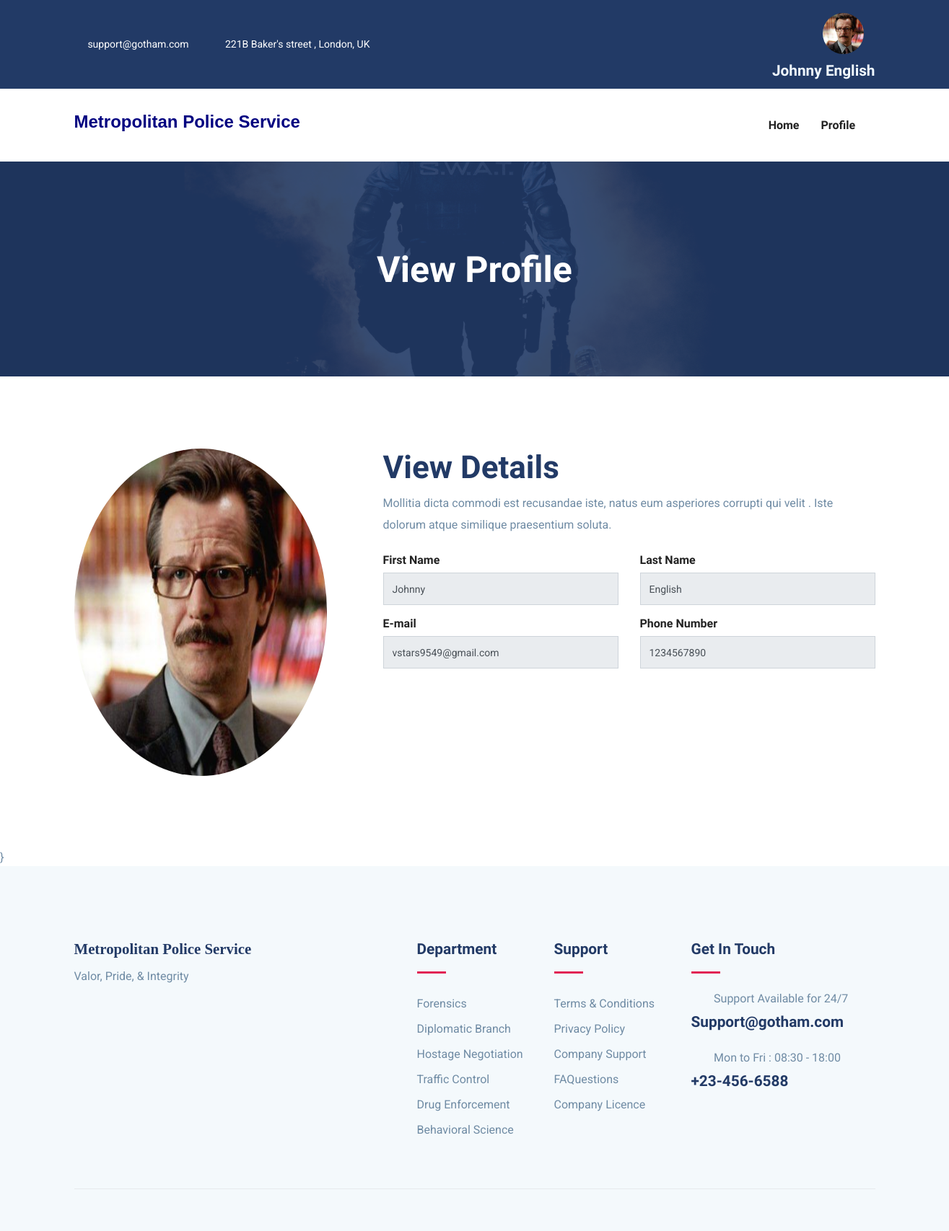
The page /view-profile/ (signed in) on the database as committed earlier.
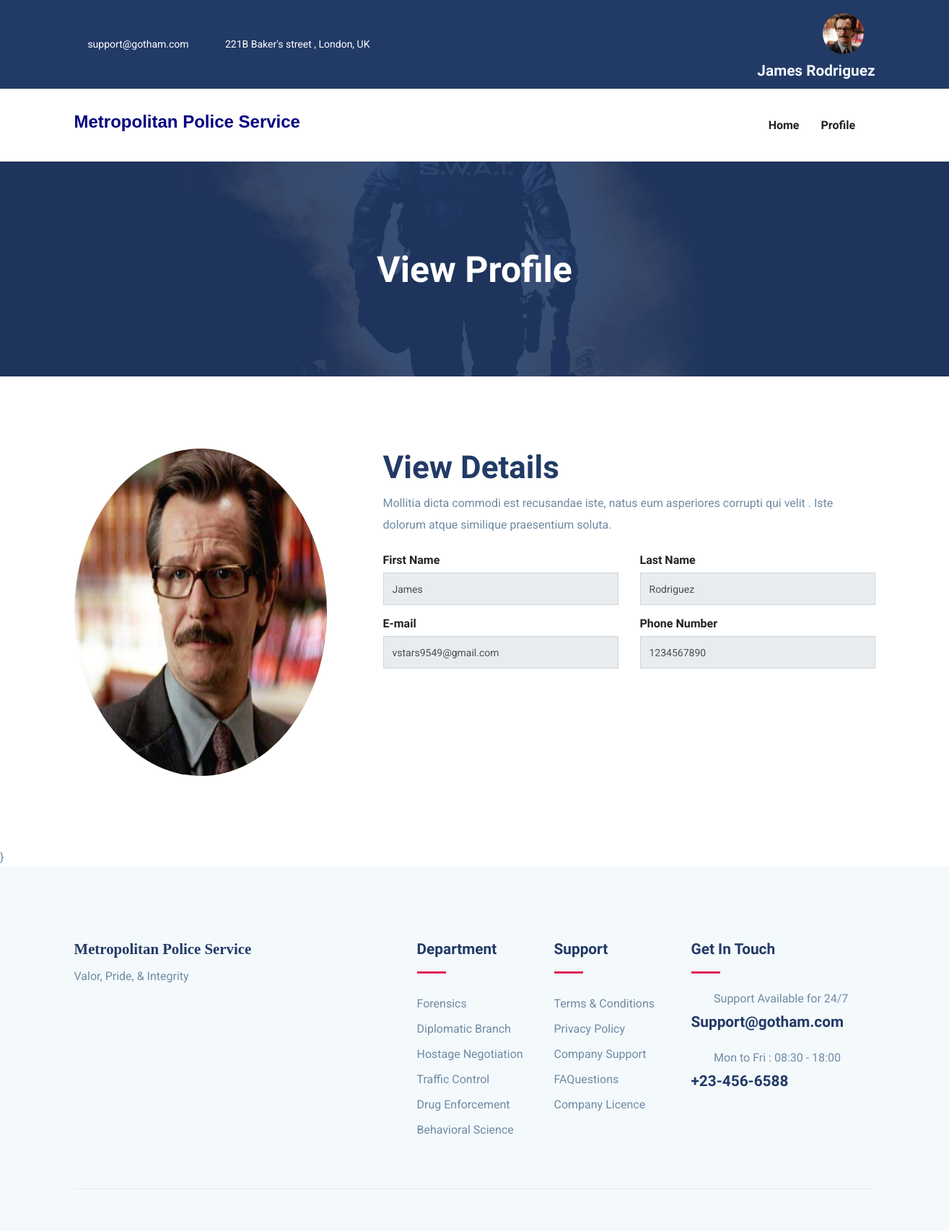
The same page on the database as committed later.
### myapp/models.py (models this page shows, shortened)
class User(models.Model):
    fname= models.CharField(max_length=40)
    lname= models.CharField(max_length=40)
    email= models.EmailField(unique=True)
    phone= models.CharField(max_length=40)
    password=models.CharField(max_length=10)
    pic= models.FileField(upload_to = 'Profile', default='default.jpg')

### myapp/views.py (the view)
# urls.py: path('view-profile/',views.view_profile,name = 'view-profile'),
def view_profile(request):
    uid=User.objects.get(email=request.session['email'])
    return render(request,'view-profile.html',{'uid':uid})

### myapp/templates/view-profile.html (shortened to what this page needs)
{% extends 'header1.html' %}
{% block content %}
{% load static %}
<section class="page-title back-9550">
	<div class="container">
	  <div class="row">
		<div class="col-md-12">
		  <div class="block text-center">
			<h1 class="text-capitalize mb-5 text-lg">View Profile</h1>
		  </div>
		</div>
	  </div>
	</div>
  </section>
<section class="section doctor-single">
	<div class="container">
		<div class="row">
			<div class="col-lg-4 col-md-6">
				<div class="doctor-img-block">
          <img src="{{uid.pic.url}}" alt="image placeholder" class="img-fluid w-100" style="border-radius:50%; width:5cm; height:12cm;">
				</div>
			</div>
			<div class="col-lg-8">
                <div class="appoinment-wrap mt-5 mt-lg-0 pl-lg-5">
                 <h2 class="mb-2 title-color">View Details</h2>
                 <p class="mb-4">Mollitia dicta commodi est recusandae iste, natus eum asperiores corrupti qui velit . Iste dolorum atque similique praesentium soluta.</p>
                        <div class="row">
                            <div class="col-lg-6">
                                <div class="form-group">
                                    <h6>First Name</h6>
                                    <input name="fname" type="text" class="form-control" disabled value = '{{uid.fname}}'>
                                </div>
                            </div>
                            <div class="col-lg-6">
                                <div class="form-group">
                                    <h6>Last Name</h6>
                                    <input name="lname" type="text" class="form-control" disabled value ='{{uid.lname}}' >
                                </div>
                            </div>
                             <div class="col-lg-6">
                                <div class="form-group">
                                    <h6>E-mail</h6>
                                    <input name="email" type="email" class="form-control" disabled value ='{{uid.email}}'>
                                </div>
                            </div>
                            <div class="col-lg-6">
                                <div class="form-group">
                                    <h6>Phone Number</h6>
                                    <input name="phone" type="text" class="form-control" disabled value ='{{uid.phone}}' >
                                </div>
                            </div>
                        </div>
                 </div>
		</div>
	</div>
</section>
{% endblock %}

### myapp/templates/header1.html (shortened to what the changed rows need)
{% load static %}
<!DOCTYPE html>
<html lang="zxx">
<head>
  <link rel="stylesheet" href="{% static 'plugins/bootstrap/css/bootstrap.min.css' %}">
  <link rel="stylesheet" href="{% static 'plugins/icofont/icofont.min.css' %}">
  <link rel="stylesheet" href="{% static 'plugins/slick-carousel/slick/slick.css' %}">
  <link rel="stylesheet" href="{% static 'plugins/slick-carousel/slick/slick-theme.css' %}">
  <link rel="stylesheet" href="{% static 'css/style.css' %}">
</head>
<body id="top">
<header>
	<div class="header-top-bar">
		<div class="container">
			<div class="row align-items-center">
				<div class="col-lg-6">
					<div class="text-lg-right top-right-bar mt-2 mt-lg-0">
						<a class="nav-link active" href="{% url 'view-profile' %}">
							{% if uid.pic.url %}
							<img src="{{uid.pic.url}}" alt = "image placeholder" style = "border-radius: 3cm; height : 1.5cm ; width : 1.5cm;">
							{% else %}
							<img src="{% static 'default.jpg' %}" alt = "image placeholder" style = "border-radius: 3cm; height : 1.5cm ; width : 1.5cm;">
							{% endif %}
						</a>
						<span class="h4" style = "color:aliceblue">{{uid.fname}} {{uid.lname}}</span>
					</div>
				</div>
			</div>
		</div>
	</div>
</header>
{% block content %}
{% endblock %}}
  </body>
  </html>

Rows that differ between the two databases and show on the page:
changed User "vstars9549@gmail.com": fname "Johnny" → "James"; lname "English" → "Rodriguez"
